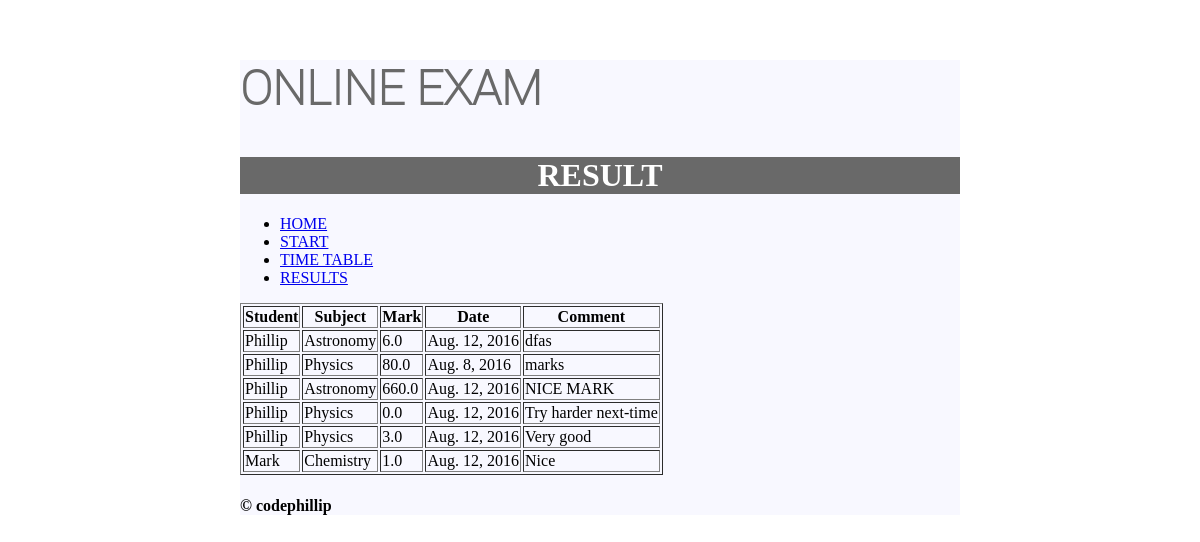
Page /result/ on the earlier database version.
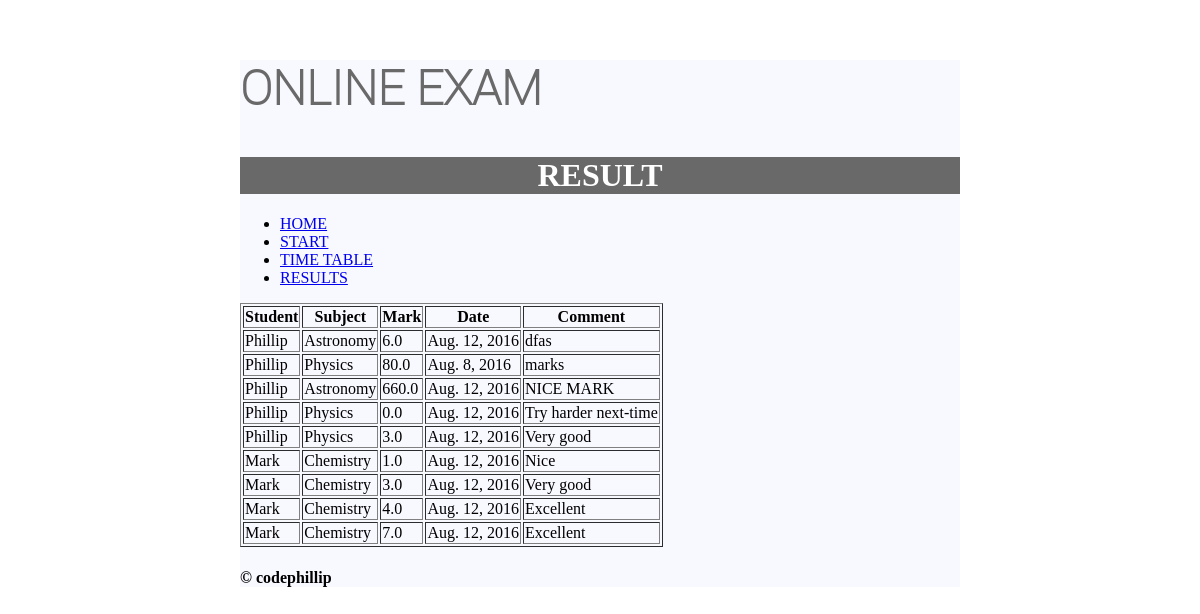
Same page on the later database version.
### myapp/models.py (models this page shows, shortened)
class Result(models.Model):
    sub_id = models.ForeignKey(Subject)
    student_id = models.ForeignKey(Student)
    mark = models.FloatField()
    date = models.DateField()
    comment = models.CharField(max_length=255)

class Student(models.Model):
    classroom_id = models.ForeignKey(ClassRoom)
    name = models.CharField(max_length=255)
    age = models.IntegerField()
    def __unicode__(self):
        return self.name

class Subject(models.Model):
    subject_name = models.CharField(max_length=255)
    def __unicode__(self):
        return self.subject_name

### myapp/views.py (the view)
# urls.py: url(r'^result/$', views.result, name='result'),
def result(request):
    table = Result.objects.all()
    return render(request, 'result.html', {
        'table': table
    })

### templates/result.html
{% extends 'base.html' %}
{% block header %}
    <h1>RESULT</h1>
    {{ block.super }}
{% endblock %}
{% block content %}
    <table border="1">
        <th>Student</th>
        <th>Subject</th>
        <th>Mark</th>
        <th>Date</th>
        <th>Comment</th>
        {% for data in table %}
        <tr>
            <td>{{ data.student_id }}</td>
            <td>{{ data.sub_id }}</td>
            <td>{{ data.mark }}</td>
            <td>{{ data.date }}</td>
            <td>{{ data.comment }}</td>
        </tr>
        {% endfor %}
    </table>
{% endblock %}

Differences in the rows shown:
added Result: student_id "Mark", sub_id "Chemistry", mark "3.0", date "Aug. 12, 2016", comment "Very good"
added Result: student_id "Mark", sub_id "Chemistry", mark "4.0", date "Aug. 12, 2016", comment "Excellent"
added Result: student_id "Mark", sub_id "Chemistry", mark "7.0", date "Aug. 12, 2016", comment "Excellent"
